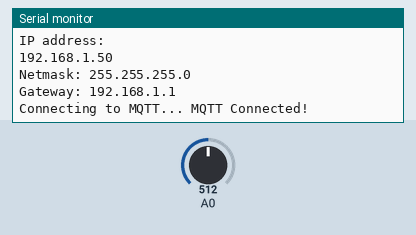
This sketch was run on a simulated ESP8266 (NodeMCU). Parts: the last lines printed to the serial monitor. Inputs (shaded band) come from the test bench; at power-on: A0 = 512. WiFi joins after 1.5 s; servers stay silent unless stated; no MQTT or app messages arrive unless stated.

Above: at 2.8 s.
2.9 s: A0 set to 716
At 5.0 s:
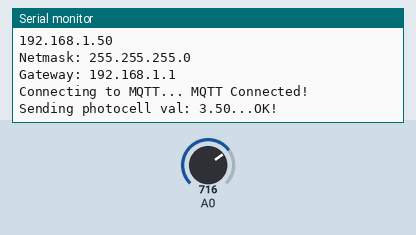
7.1 s: A0 set to 900
At 8.1 s:
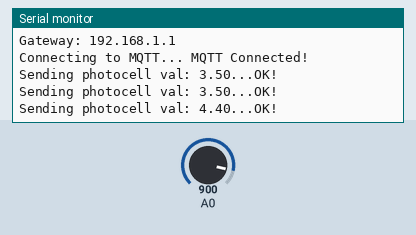

The sketch:

mqtt_esp8266_pub_test.ino
```cpp
#include <ESP8266WiFi.h>
#include <stdio.h>
#include "Adafruit_MQTT.h"
#include "Adafruit_MQTT_Client.h"


/***************** Pins *****************/
#define PIN_PC    0
/****************************************/

/*********** WIFI Credentials ***********/
#define WLAN_SSID   "connectory 2"
#define WLAN_PASS   "c0nn3ct0ry2"
/****************************************/

/********** Adafruit.io Setup  **********/
#define AIO_SERVER      "io.adafruit.com"
#define AIO_SERVERPORT  1883               // use 8883 for SSL
#define AIO_USERNAME    "connectory_io"
#define AIO_KEY         "76805a2a35c84583a9ac77cd9ec5f546"
/****************************************/

/********** Global State ****************/
// Create an ESP8266 WiFiClient class to connect to the MQTT server.
WiFiClient client;

// Setup the MQTT client class by passing in the WiFi client and MQTT server and login details.
Adafruit_MQTT_Client mqtt(&client, AIO_SERVER, AIO_SERVERPORT, AIO_USERNAME, AIO_KEY);
/****************************************/

/*************** Feeds ******************/
// Setup a feed called 'photocell' for publishing.
// Notice MQTT paths for AIO follow the form: <username>/feeds/<feedname>
Adafruit_MQTT_Publish photocell = Adafruit_MQTT_Publish(&mqtt, AIO_USERNAME "/feeds/photocell");
/****************************************/

void setup() {
  Serial.begin(115200);
  delay(100);

  Serial.println();
  Serial.println();
  Serial.print("Connecting to ");
  Serial.println(WLAN_SSID);

  WiFi.begin(WLAN_SSID, WLAN_PASS);

  while (WiFi.status() != WL_CONNECTED) {
    delay(500);
    Serial.print(".");
  }

  Serial.println("");
  Serial.println("WiFi connected");
  Serial.println("IP address: ");
  Serial.println(WiFi.localIP());
  Serial.print("Netmask: ");
  Serial.println(WiFi.subnetMask());
  Serial.print("Gateway: ");
  Serial.println(WiFi.gatewayIP());

  // would add subscribe here

}

int sensorValue;
float voltage;

void loop() {
  // establish/ensure connection
  MQTT_connect();

  // delay between connect and publish
  delay(2000);

  // collect and adjust photcell value
  sensorValue = analogRead(PIN_PC);
  voltage = sensorValue * (5.00 / 1023.00);

  // publish
  Serial.print(F("Sending photocell val: "));
  Serial.print(voltage);
  Serial.print("...");
  if (! photocell.publish(voltage)) {
    Serial.println(F("Failed"));
  } else {
    Serial.println(F("OK!"));
  }

}

// Function to connect and reconnect as necessary to the MQTT server.
// Should be called in the loop function and it will take care if connecting.
void MQTT_connect() {
  int8_t ret;

  // Stop if already connected.
  if (mqtt.connected()) {
    return;
  }

  Serial.print("Connecting to MQTT... ");

  uint8_t retries = 3;
  while ((ret = mqtt.connect()) != 0) { // connect will return 0 for connected
       Serial.println(mqtt.connectErrorString(ret));
       Serial.println("Retrying MQTT connection in 5 seconds...");
       mqtt.disconnect();
       delay(5000);  // wait 5 seconds
       retries--;
       if (retries == 0) {
         // basically die and wait for WDT to reset me
         while (1);
       }
  }
  Serial.println("MQTT Connected!");
}
```

Measured:
- after the input at 2.9 s, the serial monitor: prints a new line after 0.76 s (image 1)
- after the input at 7.1 s, the serial monitor: prints a new line after 0.56 s (image 2)
